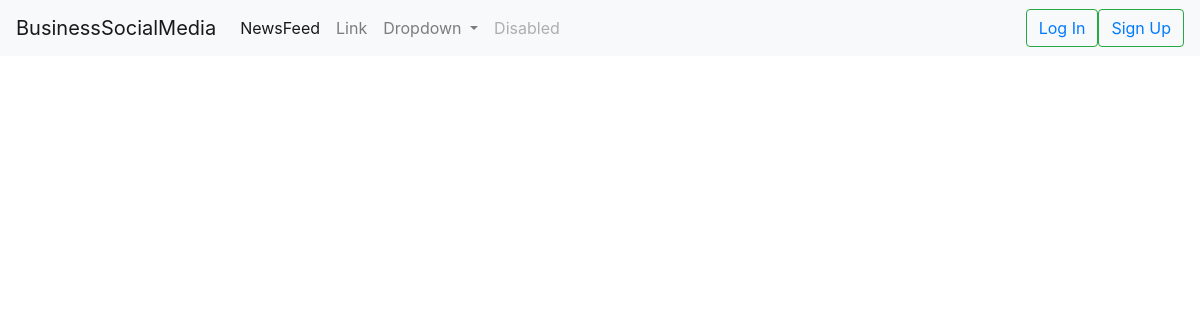
The app's page /newsfeed/, older data.
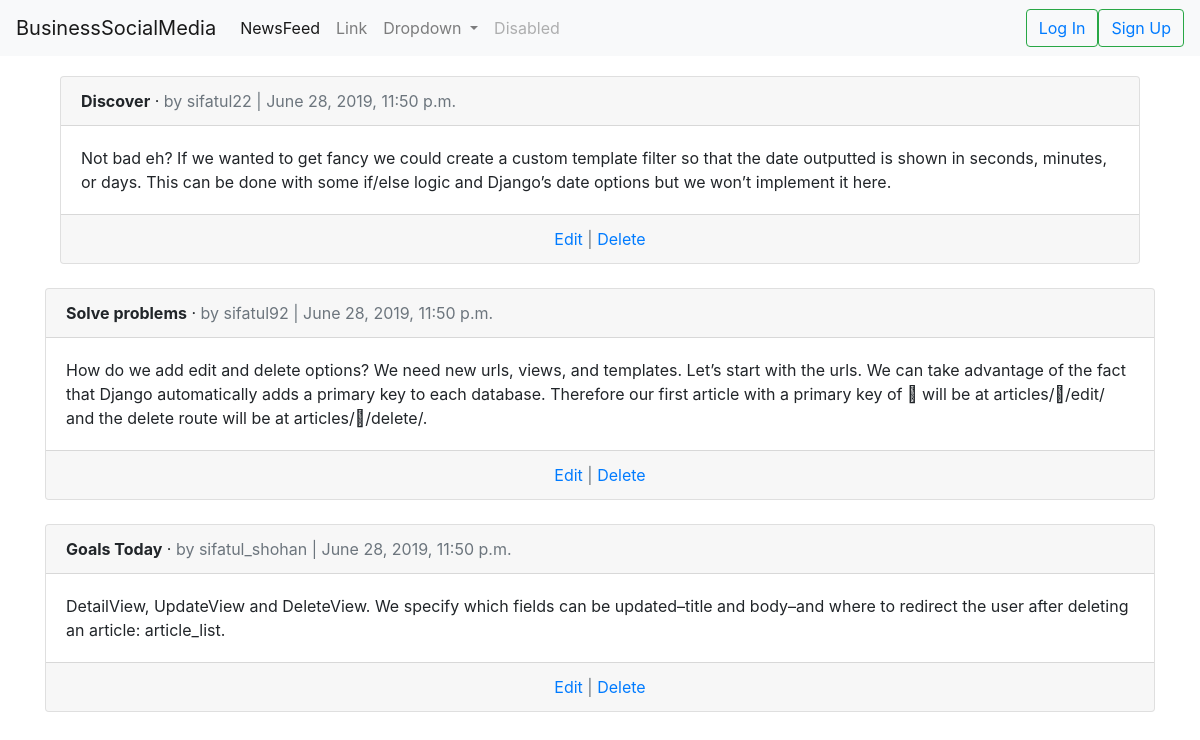
The same page, newer data.
### newsfeeds/models.py (models this page shows, shortened)
class Article(models.Model):
    title = models.CharField(max_length=255)
    body = models.TextField()
    date = models.DateTimeField(auto_now_add=True)
    author = models.ForeignKey(
            get_user_model(),
            on_delete=models.CASCADE,
        )

### users/models.py (models this page shows)
class CustomUser(AbstractUser):
    first_name = models.CharField(max_length=30)
    last_name = models.CharField(max_length=30)
    email = models.EmailField(max_length=254)

### newsfeeds/views.py (the view)
# urls.py: path('', ArticleListView.as_view(), name='article_list'),
class ArticleListView(ListView):
    model = Article
    template_name = 'article_list.html'

### newsfeeds/templates/article_list.html (shortened to what this page needs)
{% extends 'base.html' %}
{% block content %}
  {% for article in object_list %}
  <div class="container">
        <div class="card">
        <div class="card-header">
        <span class="font-weight-bold">{{ article.title }}</span> &middot; <span class="text-muted">by {{ article.author }} |
        {{ article.date }}</span>
        </div>
        <div class="card-body">
        {{ article.body }}
        </div>
       <div class="card-footer text-center text-muted">
                <a href="{% url 'article_edit' article.pk %}">Edit</a> |
                <a href="{% url 'article_delete' article.pk %}">Delete</a>
        </div>
        </div>
        </div>
        </div>
<br />
{% endfor %}
{% endblock content %}

Row changes from the older to the newer data that the page shows:
added Article: title "Discover", author "sifatul22", date "June 28, 2019, 11:50 p.m.", body "Not bad eh? If we wanted to get fancy we could create a custom template filter so that the date outputted is shown in seconds, minutes, or days. This can be done with some if/else logic and Django’s date options but we won’t implement it here."
added Article: title "Solve problems", author "sifatul92", date "June 28, 2019, 11:50 p.m.", body "How do we add edit and delete options? We need new urls, views, and templates. Let’s start with the urls. We can take advantage of the fact that Django automatically adds a primary key to each database. Therefore our first article with a primary key of 􏰀 will be at articles/􏰀/edit/ and the delete route will be at articles/􏰀/delete/."
added Article: title "Goals Today", author "sifatul_shohan", date "June 28, 2019, 11:50 p.m.", body "DetailView, UpdateView and DeleteView. We specify which fields can be updated–title and body–and where to redirect the user after deleting an article: article_list."
